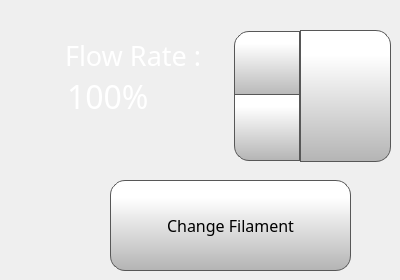
      <widget class="QWidget" name="filamentTab">
       <attribute name="icon">
        <iconset>
         <normaloff>templates/img/Spool.png</normaloff>
         <normalon>templates/img/Spool_Selected.png</normalon>
         <activeon>png/Spool_Selected.png</activeon>
         <selectedoff>png/Spool.png</selectedoff>
         <selectedon>png/Spool_Selected.png</selectedon>templates/img/Spool.png</iconset>
       </attribute>
       <attribute name="title">
        <string/>
       </attribute>
       <widget class="QToolButton" name="changeFilamentButton">
        <property name="geometry">
         <rect>
          <x>110</x>
          <y>180</y>
          <width>241</width>
          <height>91</height>
         </rect>
        </property>
        <property name="font">
         <font>
          <family>Gotham</family>
          <pointsize>12</pointsize>
         </font>
        </property>
        <property name="styleSheet">
         <string notr="true">QToolButton  {
     border: 1px solid rgb(87, 87, 87);
	background-color: qlineargradient(spread:pad, x1:0, y1:1, x2:0, y2:0.188, stop:0 rgba(180, 180, 180, 255), stop:1 rgba(255, 255, 255, 255));
border-radius: 15px;


}

QToolButton :pressed {
    background-color: qlineargradient(x1: 0, y1: 0, x2: 0, y2: 1,
                                      stop: 0 #dadbde, stop: 1 #f6f7fa);
}

QToolButton :flat {
    border: none; /* no border for a flat push button */
}

QToolButton :default {
    border-color: navy; /* make the default button prominent */
}

QToolButton :focus {
	outline: none;
}</string>
        </property>
        <property name="text">
         <string>Change Filament</string>
        </property>
        <property name="icon">
         <iconset>
          <normaloff>templates/img/changeFilament.png</normaloff>templates/img/changeFilament.png</iconset>
        </property>
        <property name="iconSize">
         <size>
          <width>60</width>
          <height>60</height>
         </size>
        </property>
        <property name="toolButtonStyle">
         <enum>Qt::ToolButtonTextUnderIcon</enum>
        </property>
       </widget>
       <widget class="QPushButton" name="setFlowRateButton">
        <property name="geometry">
         <rect>
          <x>300</x>
          <y>30</y>
          <width>91</width>
          <height>132</height>
         </rect>
        </property>
        <property name="font">
         <font>
          <family>Gotham</family>
          <pointsize>13</pointsize>
         </font>
        </property>
        <property name="styleSheet">
         <string notr="true">QPushButton {
     border: 1px solid rgb(87, 87, 87);
	background-color: qlineargradient(spread:pad, x1:0, y1:1, x2:0, y2:0.188, stop:0 rgba(180, 180, 180, 255), stop:1 rgba(255, 255, 255, 255));
border-top-right-radius: 15px;
border-bottom-right-radius: 15px;

}

QPushButton:pressed {
    background-color: qlineargradient(x1: 0, y1: 0, x2: 0, y2: 1,
                                      stop: 0 #dadbde, stop: 1 #f6f7fa);
}

QPushButton:flat {
    border: none; /* no border for a flat push button */
}

QPushButton:default {
    border-color: navy; /* make the default button prominent */
}

QPushButton:focus {
	outline: none;
}</string>
        </property>
        <property name="text">
         <string/>
        </property>
        <property name="icon">
         <iconset>
          <normaloff>templates/img/verification-mark.png</normaloff>templates/img/verification-mark.png</iconset>
        </property>
        <property name="iconSize">
         <size>
          <width>50</width>
          <height>50</height>
         </size>
        </property>
       </widget>
       <widget class="QSpinBox" name="flowRateSpinBox">
        <property name="geometry">
         <rect>
          <x>62</x>
          <y>28</y>
          <width>241</width>
          <height>136</height>
         </rect>
        </property>
        <property name="font">
         <font>
          <family>Gotham</family>
          <pointsize>24</pointsize>
         </font>
        </property>
        <property name="styleSheet">
         <string notr="true">QSpinBox {
    padding-right: 5px; /* make room for the arrows */
	color: rgb(255, 255, 255);
	background-color: rgba(255, 255, 255, 0);
   
}
QSpinBox ::text:selected {
	background-color: rgb(255, 146, 57);
   
}
QSpinBox::up-button {
     border: 1px solid rgb(87, 87, 87);

border-top-left-radius: 15px;
	background-color: qlineargradient(spread:pad, x1:0, y1:1, x2:0, y2:0.188, stop:0 rgba(180, 180, 180, 255), stop:1 rgba(255, 255, 255, 255));
    width: 60px;
     height: 61px;
    padding: 2px;
}

QSpinBox::up-arrow { image: url(./templates/img/arrows.png);
    width: 40px;
     height: 40px;
padding: 5px; }



QSpinBox::up-button:pressed {
    background-color: qlineargradient(x1: 0, y1: 0, x2: 0, y2: 1,
                                      stop: 0 #dadbde, stop: 1 #f6f7fa);
}


QSpinBox::down-button {
     border: 1px solid rgb(87, 87, 87);
border-bottom-left-radius: 15px;
	background-color: qlineargradient(spread:pad, x1:0, y1:1, x2:0, y2:0.188, stop:0 rgba(180, 180, 180, 255), stop:1 rgba(255, 255, 255, 255));
    width: 60px;
     height: 61px;
    padding: 2px;
}

QSpinBox::down-arrow {image: url(./templates/img/arrows-5.png);
    width: 40px;
     height: 40px;
padding: 5px;
}

QSpinBox::down-button:pressed {
    background-color: qlineargradient(x1: 0, y1: 0, x2: 0, y2: 1,
                                      stop: 0 #dadbde, stop: 1 #f6f7fa);

}

</string>
        </property>
        <property name="frame">
         <bool>false</bool>
        </property>
        <property name="readOnly">
         <bool>false</bool>
        </property>
        <property name="buttonSymbols">
         <enum>QAbstractSpinBox::UpDownArrows</enum>
        </property>
        <property name="accelerated">
         <bool>true</bool>
        </property>
        <property name="suffix">
         <string>%</string>
        </property>
        <property name="minimum">
         <number>75</number>
        </property>
        <property name="maximum">
         <number>125</number>
        </property>
        <property name="singleStep">
         <number>1</number>
        </property>
        <property name="value">
         <number>100</number>
        </property>
       </widget>
       <widget class="QLabel" name="flowRateLabelControlPage">
        <property name="geometry">
         <rect>
          <x>65</x>
          <y>40</y>
          <width>181</width>
          <height>31</height>
         </rect>
        </property>
        <property name="font">
         <font>
          <family>Gotham Light</family>
          <pointsize>20</pointsize>
          <weight>50</weight>
          <bold>false</bold>
         </font>
        </property>
        <property name="styleSheet">
         <string notr="true">color: rgb(255, 255, 255);
background-color: rgba(255, 255, 255, 0);</string>
        </property>
        <property name="text">
         <string>Flow Rate :</string>
        </property>
       </widget>
       <zorder>flowRateSpinBox</zorder>
       <zorder>setFlowRateButton</zorder>
       <zorder>flowRateLabelControlPage</zorder>
       <zorder>changeFilamentButton</zorder>
      </widget>
